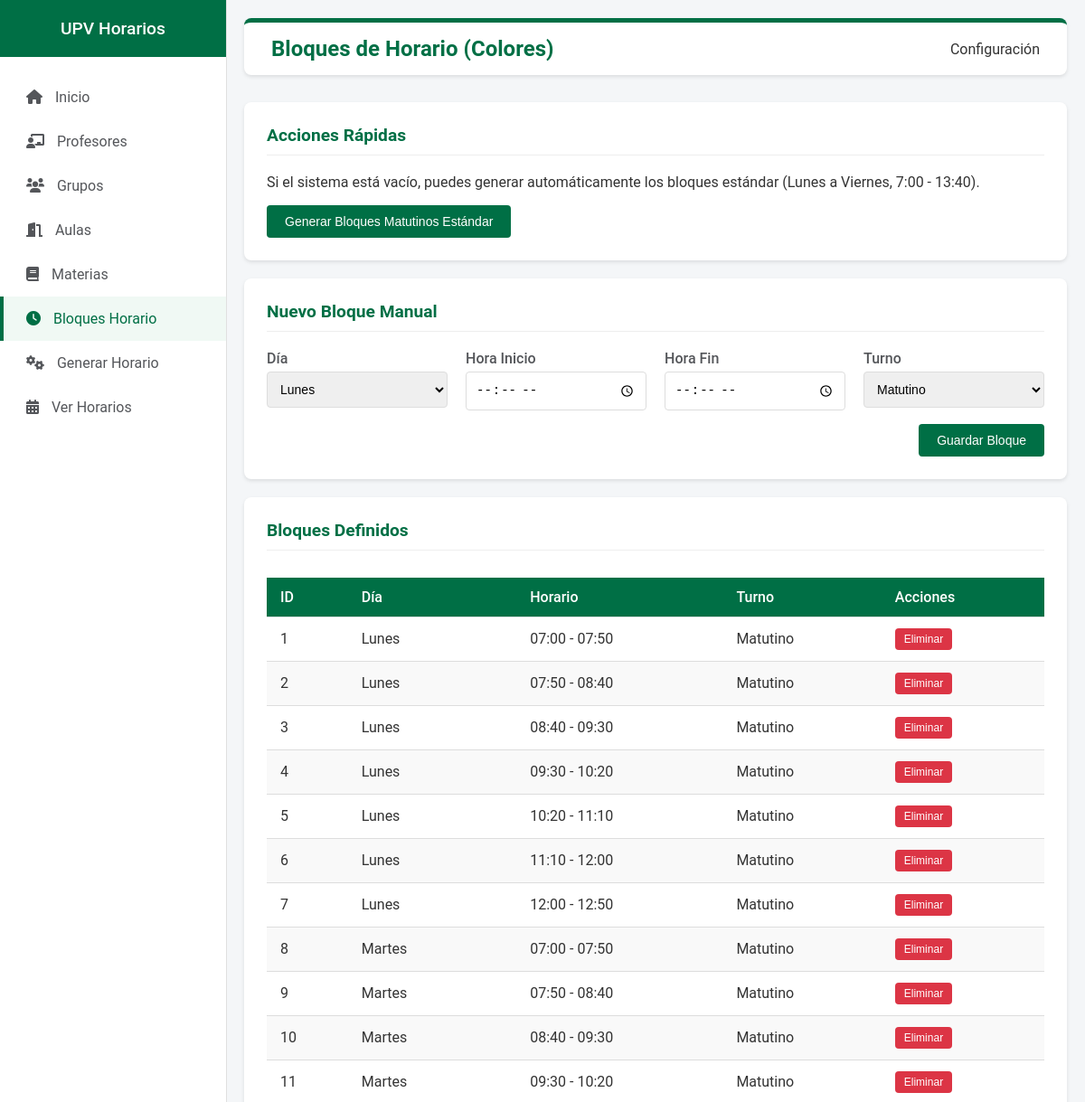
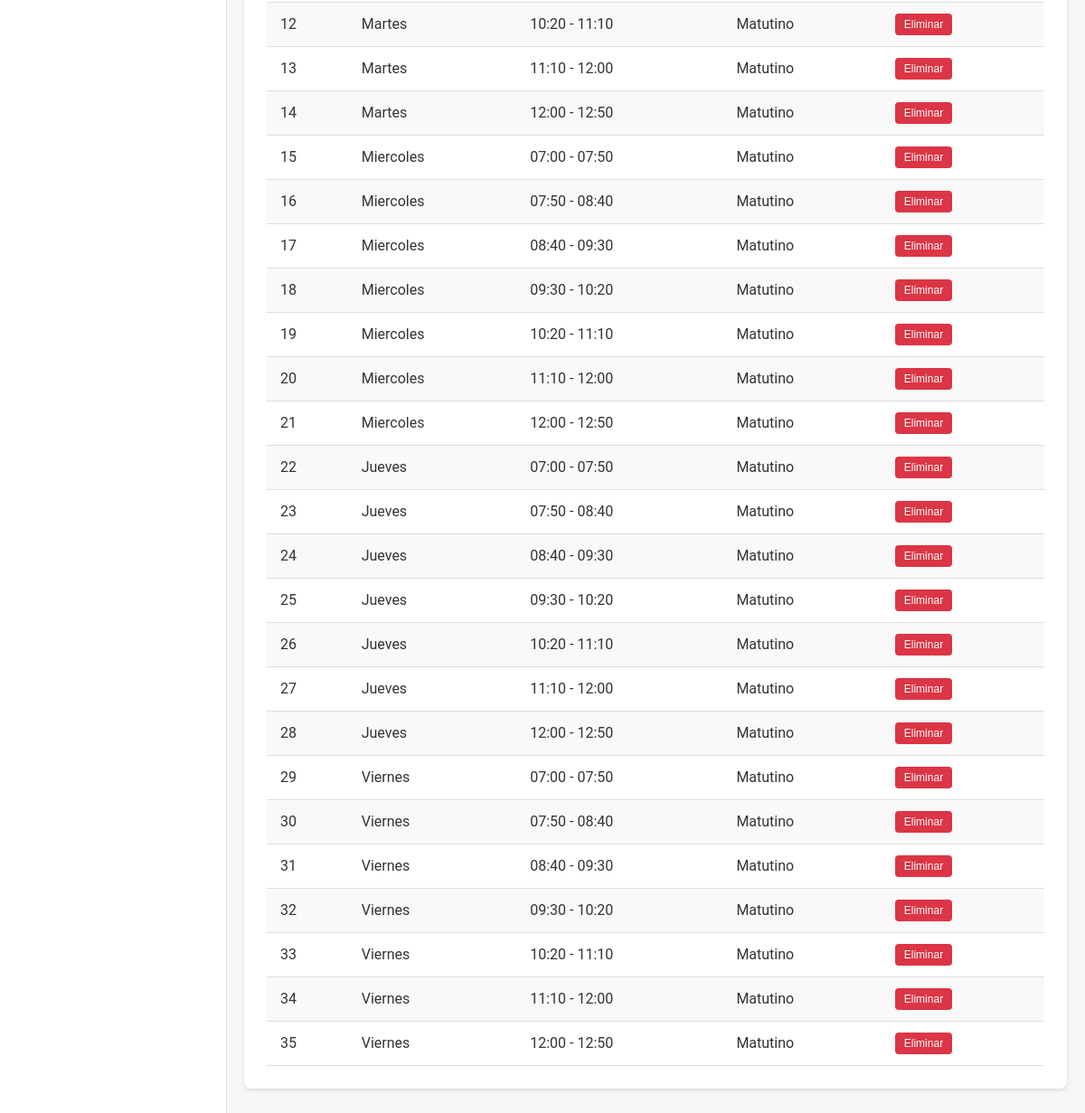
/bloques.php, run on the app's committed database (2 pictures, top to bottom).
### tables this page shows
CREATE TABLE `bloques_horario` (
  `id_bloque` INT NOT NULL AUTO_INCREMENT,
  `dia` ENUM('Lunes', 'Martes', 'Miercoles', 'Jueves', 'Viernes', 'Sabado') NOT NULL,
  `hora_inicio` TIME NOT NULL,
  `hora_fin` TIME NOT NULL,
  `turno` ENUM('Matutino', 'Vespertino') NOT NULL,
  PRIMARY KEY (`id_bloque`)
);

### bloques.php (the view, shortened to what this page needs)
<?php
require_once 'config/db.php';
$stmt = $pdo->query("SELECT * FROM bloques_horario ORDER BY FIELD(dia, 'Lunes', 'Martes', 'Miercoles', 'Jueves', 'Viernes', 'Sabado'), hora_inicio ASC");
$bloques = $stmt->fetchAll();
require_once 'views/layout/header.php';
require_once 'views/layout/sidebar.php';
?>
<div class="main-content">
    <div class="header">
        <h1>Bloques de Horario (Colores)</h1>
        <div><span>Configuración</span></div>
    </div>
    <div class="card">
        <div class="card-header">
            <h2 class="card-title">Acciones Rápidas</h2>
        </div>
        <p>Si el sistema está vacío, puedes generar automáticamente los bloques estándar (Lunes a Viernes, 7:00 - 13:40).</p>
        <form method="POST" onsubmit="return confirm('¿Generar bloques masivamente? Esto puede duplicar si ya existen.');">
            <button type="submit" class="btn btn-primary">Generar Bloques Matutinos Estándar</button>
        </form>
    </div>
    <div class="card">
        <div class="card-header">
            <h2 class="card-title">Nuevo Bloque Manual</h2>
        </div>
        <form method="POST" action="">
            <div style="display: flex; gap: 20px;">
                <div class="form-group" style="flex: 1;">
                    <label>Día</label>
                    <select name="dia" class="form-control">
                        <option value="Lunes">Lunes</option>
                    </select>
                </div>
                <div class="form-group" style="flex: 1;">
                    <label>Hora Inicio</label>
                    <input type="time" name="hora_inicio" class="form-control" required>
                </div>
                <div class="form-group" style="flex: 1;">
                    <label>Hora Fin</label>
                    <input type="time" name="hora_fin" class="form-control" required>
                </div>
                <div class="form-group" style="flex: 1;">
                    <label>Turno</label>
                    <select name="turno" class="form-control">
                        <option value="Matutino">Matutino</option>
                    </select>
                </div>
            </div>
            <div class="text-right">
                <button type="submit" class="btn btn-primary">Guardar Bloque</button>
            </div>
        </form>
    </div>
    <div class="card">
        <div class="card-header">
            <h2 class="card-title">Bloques Definidos</h2>
        </div>
        <div class="table-container">
            <table class="table">
                <thead>
                    <tr>
                        <th>ID</th>
                        <th>Día</th>
                        <th>Horario</th>
                        <th>Turno</th>
                        <th>Acciones</th>
                    </tr>
                </thead>
                <tbody>
                    <?php foreach ($bloques as $b): ?>
                    <tr>
                        <td><?php echo $b['id_bloque']; ?></td>
                        <td><?php echo $b['dia']; ?></td>
                        <td><?php echo substr($b['hora_inicio'], 0, 5) . ' - ' . substr($b['hora_fin'], 0, 5); ?></td>
                        <td><?php echo $b['turno']; ?></td>
                        <td>
                            <form method="POST" style="display:inline;" onsubmit="return confirm('¿Eliminar bloque?');">
                                <button type="submit" class="btn btn-sm btn-danger">Eliminar</button>
                            </form>
                        </td>
                    </tr>
                    <?php endforeach; ?>
                </tbody>
            </table>
        </div>
    </div>
</div>
<?php require_once 'views/layout/footer.php'; ?>

### assets/css/styles.css (style rules this page uses)
:root { --upv-green: #006F45; --upv-dark-green: #004d30; --upv-gray: #54565A; --upv-light-gray: #F4F6F8; --upv-accent: #8DC63F; --white: #FFFFFF; --text-color: #333333; --border-radius: 8px; --shadow: 0 2px 4px rgba(0,0,0,0.1); }
body { font-family: 'Roboto', 'Segoe UI', Tahoma, Geneva, Verdana, sans-serif; background-color: var(--upv-light-gray); color: var(--text-color); margin: 0; padding: 0; display: flex; min-height: 100vh; }
.main-content { flex: 1; margin-left: 250px; padding: 20px; }
.header { background-color: var(--white); padding: 15px 30px; border-radius: var(--border-radius); box-shadow: var(--shadow); margin-bottom: 30px; display: flex; justify-content: space-between; align-items: center; border-top: 5px solid var(--upv-green); }
.header h1 { margin: 0; font-size: 1.5rem; color: var(--upv-green); }
.card { background-color: var(--white); border-radius: var(--border-radius); box-shadow: var(--shadow); padding: 25px; margin-bottom: 20px; }
.card-header { margin-bottom: 20px; border-bottom: 1px solid #eee; padding-bottom: 10px; display: flex; justify-content: space-between; align-items: center; }
.card-title { margin: 0; color: var(--upv-green); font-size: 1.2rem; }
.form-group { margin-bottom: 15px; }
.form-group label { display: block; margin-bottom: 5px; color: var(--upv-gray); font-weight: 500; }
.form-control { width: 100%; padding: 10px; border: 1px solid #ddd; border-radius: 4px; font-size: 14px; box-sizing: border-box; }
.btn { padding: 10px 20px; border: none; border-radius: 4px; cursor: pointer; font-size: 14px; transition: background 0.3s; text-decoration: none; display: inline-block; }
.btn-primary { background-color: var(--upv-green); color: var(--white); }
.btn-danger { background-color: #dc3545; color: white; }
.btn-sm { padding: 5px 10px; font-size: 12px; }
.table-container { overflow-x: auto; }
.table { width: 100%; border-collapse: collapse; margin-top: 10px; }
.table th, .table td { padding: 12px 15px; text-align: left; border-bottom: 1px solid #ddd; }
.table th { background-color: var(--upv-green); color: var(--white); font-weight: 500; }
.table tr:nth-child(even) { background-color: #f9f9f9; }
.text-right { text-align: right; }

### data on the page
bloques_horario: id_bloque "1", dia "Lunes", hora_inicio "07:00", hora_fin "07:50", turno "Matutino"
bloques_horario: id_bloque "2", dia "Lunes", hora_inicio "07:50", hora_fin "08:40", turno "Matutino"
bloques_horario: id_bloque "3", dia "Lunes", hora_inicio "08:40", hora_fin "09:30", turno "Matutino"
bloques_horario: id_bloque "4", dia "Lunes", hora_inicio "09:30", hora_fin "10:20", turno "Matutino"
bloques_horario: id_bloque "5", dia "Lunes", hora_inicio "10:20", hora_fin "11:10", turno "Matutino"
bloques_horario: id_bloque "6", dia "Lunes", hora_inicio "11:10", hora_fin "12:00", turno "Matutino"
bloques_horario: id_bloque "7", dia "Lunes", hora_inicio "12:00", hora_fin "12:50", turno "Matutino"
bloques_horario: id_bloque "8", dia "Martes", hora_inicio "07:00", hora_fin "07:50", turno "Matutino"
bloques_horario: id_bloque "9", dia "Martes", hora_inicio "07:50", hora_fin "08:40", turno "Matutino"
bloques_horario: id_bloque "10", dia "Martes", hora_inicio "08:40", hora_fin "09:30", turno "Matutino"
bloques_horario: id_bloque "11", dia "Martes", hora_inicio "09:30", hora_fin "10:20", turno "Matutino"
bloques_horario: id_bloque "12", dia "Martes", hora_inicio "10:20", hora_fin "11:10", turno "Matutino"
bloques_horario: id_bloque "13", dia "Martes", hora_inicio "11:10", hora_fin "12:00", turno "Matutino"
bloques_horario: id_bloque "14", dia "Martes", hora_inicio "12:00", hora_fin "12:50", turno "Matutino"
bloques_horario: id_bloque "15", dia "Miercoles", hora_inicio "07:00", hora_fin "07:50", turno "Matutino"
bloques_horario: id_bloque "16", dia "Miercoles", hora_inicio "07:50", hora_fin "08:40", turno "Matutino"
bloques_horario: id_bloque "17", dia "Miercoles", hora_inicio "08:40", hora_fin "09:30", turno "Matutino"
bloques_horario: id_bloque "18", dia "Miercoles", hora_inicio "09:30", hora_fin "10:20", turno "Matutino"
bloques_horario: id_bloque "19", dia "Miercoles", hora_inicio "10:20", hora_fin "11:10", turno "Matutino"
bloques_horario: id_bloque "20", dia "Miercoles", hora_inicio "11:10", hora_fin "12:00", turno "Matutino"
bloques_horario: id_bloque "21", dia "Miercoles", hora_inicio "12:00", hora_fin "12:50", turno "Matutino"
bloques_horario: id_bloque "22", dia "Jueves", hora_inicio "07:00", hora_fin "07:50", turno "Matutino"
bloques_horario: id_bloque "23", dia "Jueves", hora_inicio "07:50", hora_fin "08:40", turno "Matutino"
bloques_horario: id_bloque "24", dia "Jueves", hora_inicio "08:40", hora_fin "09:30", turno "Matutino"
bloques_horario: id_bloque "25", dia "Jueves", hora_inicio "09:30", hora_fin "10:20", turno "Matutino"
bloques_horario: id_bloque "26", dia "Jueves", hora_inicio "10:20", hora_fin "11:10", turno "Matutino"
bloques_horario: id_bloque "27", dia "Jueves", hora_inicio "11:10", hora_fin "12:00", turno "Matutino"
bloques_horario: id_bloque "28", dia "Jueves", hora_inicio "12:00", hora_fin "12:50", turno "Matutino"
bloques_horario: id_bloque "29", dia "Viernes", hora_inicio "07:00", hora_fin "07:50", turno "Matutino"
bloques_horario: id_bloque "30", dia "Viernes", hora_inicio "07:50", hora_fin "08:40", turno "Matutino"
bloques_horario: id_bloque "31", dia "Viernes", hora_inicio "08:40", hora_fin "09:30", turno "Matutino"
bloques_horario: id_bloque "32", dia "Viernes", hora_inicio "09:30", hora_fin "10:20", turno "Matutino"
bloques_horario: id_bloque "33", dia "Viernes", hora_inicio "10:20", hora_fin "11:10", turno "Matutino"
bloques_horario: id_bloque "34", dia "Viernes", hora_inicio "11:10", hora_fin "12:00", turno "Matutino"
bloques_horario: id_bloque "35", dia "Viernes", hora_inicio "12:00", hora_fin "12:50", turno "Matutino"
